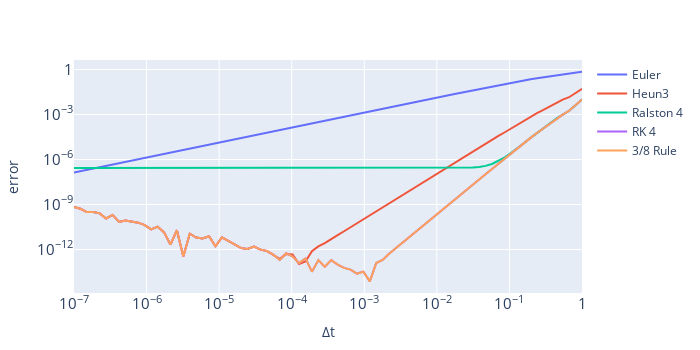

The notebook cell this image was saved under:
### Code cell
t1 = scatter(x=deltat_max, y=euler_error, mode="lines", name="Euler")
t2 = scatter(x=deltat_max, y=heun3_error, mode="lines", name="Heun3 ")
t3 = scatter(x=deltat_max, y=ralston4_error, mode="lines", name="Ralston 4")
t4 = scatter(x=deltat_max, y=rk4_error, mode="lines", name="RK 4")
t5 = scatter(x=deltat_max, y=three_eight_rule_error, mode="lines", name="3/8 Rule")

layout = Layout(
    xaxis_type="log",
    xaxis_exponentformat="power",
    xaxis_title="Δt",
    yaxis_type="log",
    yaxis_exponentformat="power",
    yaxis_title="error",
    width=700, height=350,
    )
data = [t1, t2, t3, t4, t5]

plot(data, layout)
